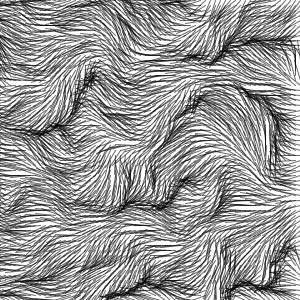
Frame 1 (no input)
Frame 60 (the mouse pressed at the canvas centre just before this capture): identical to frame 1, image omitted
Frame 120 (the mouse held since frame 60 and released just before this capture): identical to frame 1, image omitted

The Processing sketch that drew this single still picture (run headless with seeded random() and noise(); from frame 60 on, the mouse is pressed at the canvas centre):

// Processing sketch: p5_2
// ── p5_2.pde
/*
* 2次元のノイズ(斜めの線)
*/

void setup() {
    size(300, 300);
    smooth();
    background(255);
    float xStart = random(10);
    float xNoise = xStart;
    float yNoise = random(10);
    
    for (int y = 0; y <=  height; y += 5) {
        yNoise += 0.1;
        xNoise = xStart;
        for (int x = 0; x <=  width; x += 5) {
            xNoise += 0.1;
            drawPoint(x,y,noise(xNoise, yNoise));
        }
    }
}
        
void draw() {
        
}
        
void drawPoint(float x, float y, float noiseFactor) {
    pushMatrix(); // 位置と回転を保存
    translate(x, y);
    rotate(noiseFactor * radians(360));
    stroke(0, 150);
    line(0, 0, 20, 0);
    popMatrix(); // 位置と回転を復元
}
